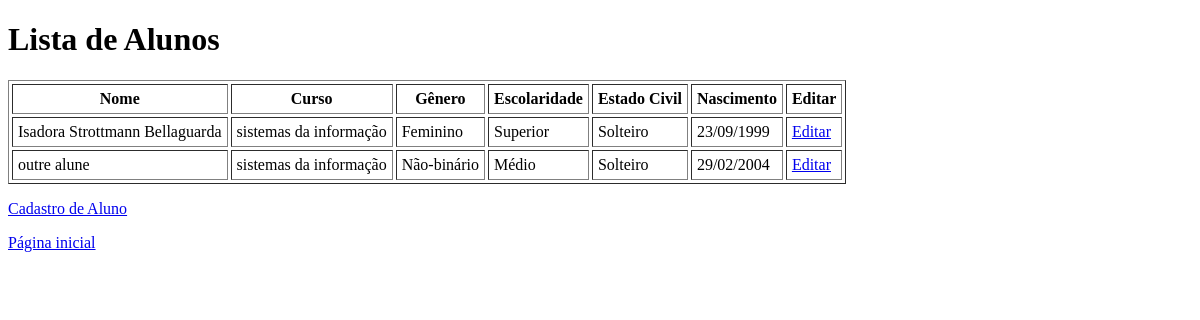
/alunos/, run on an earlier commit of the app's database.
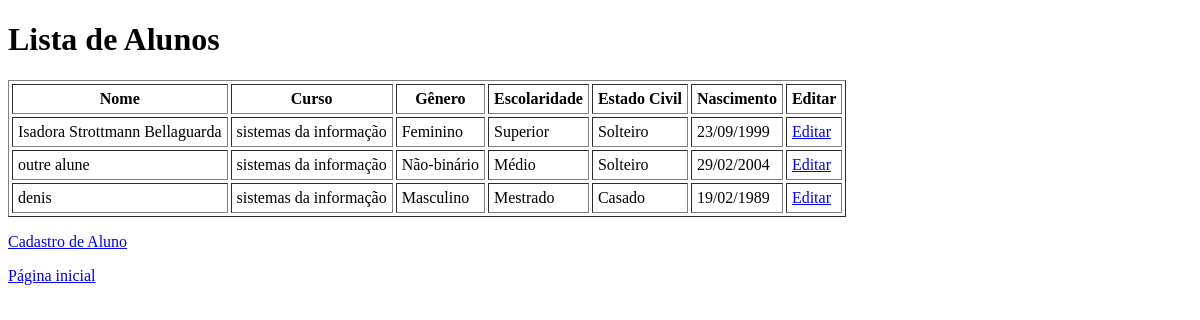
And on a later commit of the database.
### academico/models.py (models this page shows, shortened)
class Aluno(models.Model):
    nome = models.CharField("digite o nome: ", max_length=100)
    data_nascimento = models.DateField("informe a data de nascimento: ", )
    cpf = models.CharField("digite o cpf: ", max_length=14, unique=True)
    genero = models.CharField(
        "selecione o gênero: ", max_length=2, choices=GENERO_CHOICES)
    estado_civil = models.CharField("selecione o estado civil: ",
                                    max_length=30, choices=ESTADO_CIVIL_CHOICES)
    escolaridade = models.CharField("selecione o nível de escolaridade: ",
                                    max_length=50, choices=ESCOLARIDADE_CHOICES)
    curso = models.ForeignKey(
        Curso, on_delete=models.CASCADE, verbose_name="selecione o curso: ",)

class Curso(models.Model):
    nome = models.CharField("digite o nome: ", max_length=100)
    def __str__(self):
        return self.nome

### academico/views.py (the view)
# urls.py: path('alunos/', views.alunos, name='alunos'),
def alunos(request):
    alunos = Aluno.objects.all()
    dados = {
        'alunos': alunos,
    }
    return render(request, 'academico/lista_alunos.html', dados)

### academico/templates/academico/lista_alunos.html (shortened to what this page needs)
<!DOCTYPE html>
<html lang="en">
<head>
</head>
<body>
    <h1>Lista de Alunos</h1>
    <table border="1" cellpadding="5" cellspacing="3">
        <tr>
            <th>Nome</th>
            <th>Curso</th>
            <th>Gênero</th>
            <th>Escolaridade</th>
            <th>Estado Civil</th>
            <th>Nascimento</th>
            <th>Editar</th>
        </tr>
        {% for aluno in alunos %}
        <tr>
            <td>{{ aluno.nome }}</td>
            <td>{{ aluno.curso }}</td>
            <td>{{ aluno.get_genero_display }}</td>
            <td>{{ aluno.get_escolaridade_display }}</td>
            <td>{{ aluno.get_estado_civil_display }}</td>
            <td>{{ aluno.data_nascimento|date:"d/m/Y" }}</td>
            <td><a href="{% url 'editar_aluno' aluno.id %}">Editar</a></td>
        </tr>
        {% endfor %}
    </table>
    <p><a href=" {% url 'cadastrar_aluno' %}">Cadastro de Aluno</a></p>
    <p><a href=" {% url 'index' %}">Página inicial</a></p>
</body>
</html>

What changed in the data, as far as the page shows it:
added Aluno: nome "denis", curso "sistemas da informação", genero "Masculino", escolaridade "Mestrado", estado_civil "Casado", data_nascimento "19/02/1989"
